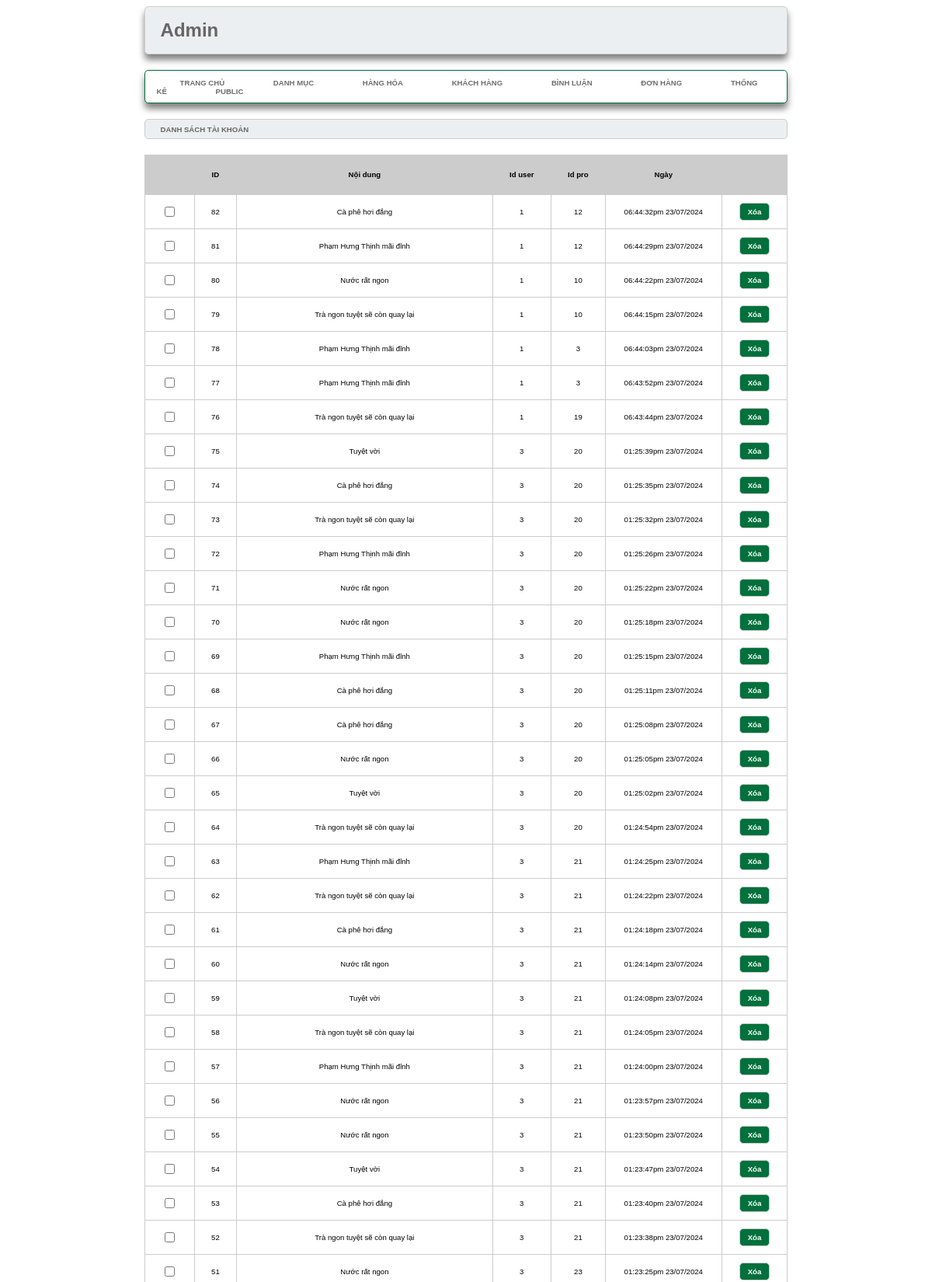
Screenshot of /admin/index.php?act=dsbl (upper part) with the database file from the repository.
### tables this page shows
CREATE TABLE `binhluan` (
  `id` int NOT NULL,
  `noidung` varchar(255) NOT NULL,
  `iduser` int NOT NULL,
  `idpro` int NOT NULL,
  `ngaybinhluan` varchar(30) NOT NULL
);

### model/pdo.php (called while the page is built, shortened)
<?php
function pdo_get_connection(){
    $dburl = "mysql:host=localhost;dbname=web2041_ph52516;charset=utf8";
    $username = 'root';
    $password = '';
    $conn = new PDO($dburl, $username, $password);
    $conn->setAttribute(PDO::ATTR_ERRMODE, PDO::ERRMODE_EXCEPTION);
    return $conn;
}
function pdo_query($sql){
    $sql_args = array_slice(func_get_args(), 1);
    try{
        $conn = pdo_get_connection();
        $stmt = $conn->prepare($sql);
        $stmt->execute($sql_args);
        $rows = $stmt->fetchAll();
        return $rows;
    }
    catch(PDOException $e){
        throw $e;
    }
    finally{
        unset($conn);
    }
}

### model/binhluan.php (called while the page is built, shortened)
<?php
    function loadall_binhluan($idpro){
        $sql = "SELECT * FROM binhluan WHERE 1 ";
        if($idpro>0) $sql.=" AND idpro='".$idpro."'";
        else $sql.=" ORDER BY id DESC";
        $listbl = pdo_query($sql);
        return $listbl;
    }
?>

### admin/binhluan/list.php (the view, shortened to what this page needs)
<div class="row">
            <div class="row formtitle">
                <h1>DANH SÁCH TÀI KHOẢN</h1>
            </div>
            <div class="row formcontent">
                <div class="row mb10 formdssp">
                    <table>
                        <tr>
                            <th></th>
                            <th>ID</th>
                            <th>Nội dung</th>
                            <th>Id user</th>
                            <th>Id pro</th>
                            <th>Ngày</th>
                            <th></th>
                        </tr>
                        <?php
                            foreach($listbinhluan as $binhluan){
                                extract($binhluan);
                                $xoabl = "index.php?act=xoabl&id=".$id;
                                echo '<tr>
                                        <td><input type="checkbox" name="" id=""></td>
                                        <td>'.$id.'</td>
                                        <td>'.$noidung.'</td>
                                        <td>'.$iduser.'</td>
                                        <td>'.$idpro.'</td>
                                        <td>'.$ngaybinhluan.'</td>
                                        <td>
                                            <a href="'.$xoabl.'"><input type="button" value="Xóa" onclick="return confirm(\'Bạn có chắc chắn không?\')"></a>
                                        </td>
                                    </tr>';
                            }
                        ?>
                    </table>
                </div>
            </div>
        </div>

### view/css/style.css (style rules this page uses)
* { box-sizing: border-box; font-family: sans-serif; font-size: 0.8vw; }
.row { float: left; width: 100%; }
.mb10 { margin-bottom: 10px; }
.bill input[type="button"], .bill input[type="submit"], .formtk input[type="reset"], .formtk input[type="submit"], .formcontent input[type="submit"], .formcontent input[type="reset"], .formcontent input[type="button"] { border-radius: 5px; padding: 5px 10px; background-color: #00703c; border: 1px solid #ccc; color: white; font-weight: bold; }
.formtitle { background-color: #eceff1; border: 1px solid #ccc; color: #666; border-radius: 5px; padding: 0px 20px; }
.formcontent { padding: 20px 0px; }
.formdssp table { text-align: center; width: 100%; border-collapse: collapse; }
.formdssp table th { padding: 20px; background-color: #ccc; }
.formdssp table td { padding: 10px 20px; border: 1px solid #ccc; }

### rows the page displays
binhluan: id "82", noidung "Cà phê hơi đắng", iduser "1", idpro "12", ngaybinhluan "06:44:32pm 23/07/2024"
binhluan: id "81", noidung "Phạm Hưng Thịnh mãi đỉnh", iduser "1", idpro "12", ngaybinhluan "06:44:29pm 23/07/2024"
binhluan: id "80", noidung "Nước rất ngon", iduser "1", idpro "10", ngaybinhluan "06:44:22pm 23/07/2024"
binhluan: id "79", noidung "Trà ngon tuyệt sẽ còn quay lại", iduser "1", idpro "10", ngaybinhluan "06:44:15pm 23/07/2024"
binhluan: id "78", noidung "Phạm Hưng Thịnh mãi đỉnh", iduser "1", idpro "3", ngaybinhluan "06:44:03pm 23/07/2024"
binhluan: id "77", noidung "Phạm Hưng Thịnh mãi đỉnh", iduser "1", idpro "3", ngaybinhluan "06:43:52pm 23/07/2024"
binhluan: id "76", noidung "Trà ngon tuyệt sẽ còn quay lại", iduser "1", idpro "19", ngaybinhluan "06:43:44pm 23/07/2024"
binhluan: id "75", noidung "Tuyệt vời", iduser "3", idpro "20", ngaybinhluan "01:25:39pm 23/07/2024"
binhluan: id "74", noidung "Cà phê hơi đắng", iduser "3", idpro "20", ngaybinhluan "01:25:35pm 23/07/2024"
binhluan: id "73", noidung "Trà ngon tuyệt sẽ còn quay lại", iduser "3", idpro "20", ngaybinhluan "01:25:32pm 23/07/2024"
binhluan: id "72", noidung "Phạm Hưng Thịnh mãi đỉnh", iduser "3", idpro "20", ngaybinhluan "01:25:26pm 23/07/2024"
binhluan: id "71", noidung "Nước rất ngon", iduser "3", idpro "20", ngaybinhluan "01:25:22pm 23/07/2024"
binhluan: id "70", noidung "Nước rất ngon", iduser "3", idpro "20", ngaybinhluan "01:25:18pm 23/07/2024"
binhluan: id "69", noidung "Phạm Hưng Thịnh mãi đỉnh", iduser "3", idpro "20", ngaybinhluan "01:25:15pm 23/07/2024"
binhluan: id "68", noidung "Cà phê hơi đắng", iduser "3", idpro "20", ngaybinhluan "01:25:11pm 23/07/2024"
binhluan: id "67", noidung "Cà phê hơi đắng", iduser "3", idpro "20", ngaybinhluan "01:25:08pm 23/07/2024"
binhluan: id "66", noidung "Nước rất ngon", iduser "3", idpro "20", ngaybinhluan "01:25:05pm 23/07/2024"
binhluan: id "65", noidung "Tuyệt vời", iduser "3", idpro "20", ngaybinhluan "01:25:02pm 23/07/2024"
binhluan: id "64", noidung "Trà ngon tuyệt sẽ còn quay lại", iduser "3", idpro "20", ngaybinhluan "01:24:54pm 23/07/2024"
binhluan: id "63", noidung "Phạm Hưng Thịnh mãi đỉnh", iduser "3", idpro "21", ngaybinhluan "01:24:25pm 23/07/2024"
binhluan: id "62", noidung "Trà ngon tuyệt sẽ còn quay lại", iduser "3", idpro "21", ngaybinhluan "01:24:22pm 23/07/2024"
binhluan: id "61", noidung "Cà phê hơi đắng", iduser "3", idpro "21", ngaybinhluan "01:24:18pm 23/07/2024"
binhluan: id "60", noidung "Nước rất ngon", iduser "3", idpro "21", ngaybinhluan "01:24:14pm 23/07/2024"
binhluan: id "59", noidung "Tuyệt vời", iduser "3", idpro "21", ngaybinhluan "01:24:08pm 23/07/2024"
binhluan: id "58", noidung "Trà ngon tuyệt sẽ còn quay lại", iduser "3", idpro "21", ngaybinhluan "01:24:05pm 23/07/2024"
binhluan: id "57", noidung "Phạm Hưng Thịnh mãi đỉnh", iduser "3", idpro "21", ngaybinhluan "01:24:00pm 23/07/2024"
binhluan: id "56", noidung "Nước rất ngon", iduser "3", idpro "21", ngaybinhluan "01:23:57pm 23/07/2024"
binhluan: id "55", noidung "Nước rất ngon", iduser "3", idpro "21", ngaybinhluan "01:23:50pm 23/07/2024"
binhluan: id "54", noidung "Tuyệt vời", iduser "3", idpro "21", ngaybinhluan "01:23:47pm 23/07/2024"
binhluan: id "53", noidung "Cà phê hơi đắng", iduser "3", idpro "21", ngaybinhluan "01:23:40pm 23/07/2024"
binhluan: id "52", noidung "Trà ngon tuyệt sẽ còn quay lại", iduser "3", idpro "21", ngaybinhluan "01:23:38pm 23/07/2024"
binhluan: id "51", noidung "Nước rất ngon", iduser "3", idpro "23", ngaybinhluan "01:23:25pm 23/07/2024"
